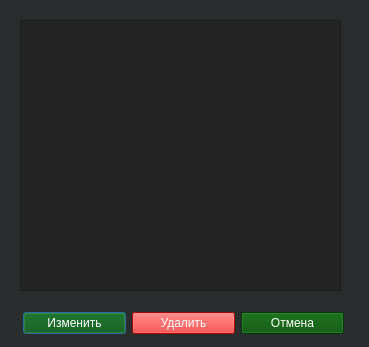
<?xml version="1.0" encoding="UTF-8"?>
<ui version="4.0">
  <class>DelPlastic</class>
  <widget class="QDialog" name="DelPlastic">
    <property name="styleSheet">
      <string notr="true">
    background-color: rgb(42, 45, 46);
    color: white; 
      </string>
    </property>
    <property name="geometry">
      <rect>
        <x>0</x>
        <y>0</y>
        <width>369</width>
        <height>347</height>
      </rect>
    </property>
    <property name="windowTitle">
      <string>Настройки катушки</string>
    </property>
    <property name="windowIcon">
      <iconset>
        <normaloff>:/img/logo-1.png</normaloff>
      </iconset>
    </property>
    <widget class="QTableWidget" name="tableWidget">
      <property name="geometry">
        <rect>
          <x>20</x>
          <y>20</y>
          <width>321</width>
          <height>271</height>
        </rect>
      </property>
      <property name="styleSheet">
        <string notr="true">background-color: rgb(36, 36, 36);</string>
      </property>
    </widget>
    <widget class="QWidget" name="">
      <property name="geometry">
        <rect>
          <x>23</x>
          <y>310</y>
          <width>321</width>
          <height>27</height>
        </rect>
      </property>
      <layout class="QHBoxLayout" name="horizontalLayout">
        <item>
          <widget class="QPushButton" name="edit_button">
            <property name="styleSheet">
              <string notr="true">background-color: rgb(0, 80, 0);</string>
            </property>
            <property name="text">
              <string>Изменить</string>
            </property>
          </widget>
        </item>
        <item>
          <widget class="QPushButton" name="delete_button">
            <property name="styleSheet">
              <string notr="true">background-color: rgb(255, 0, 0);</string>
            </property>
            <property name="text">
              <string>Удалить</string>
            </property>
          </widget>
        </item>
        <item>
          <widget class="QPushButton" name="reject_button">
            <property name="styleSheet">
              <string notr="true">background-color: rgb(0, 80, 0);</string>
            </property>
            <property name="text">
              <string>Отмена</string>
            </property>
          </widget>
        </item>
      </layout>
    </widget>
  </widget>
  <resources/>
  <connections/>
</ui>
